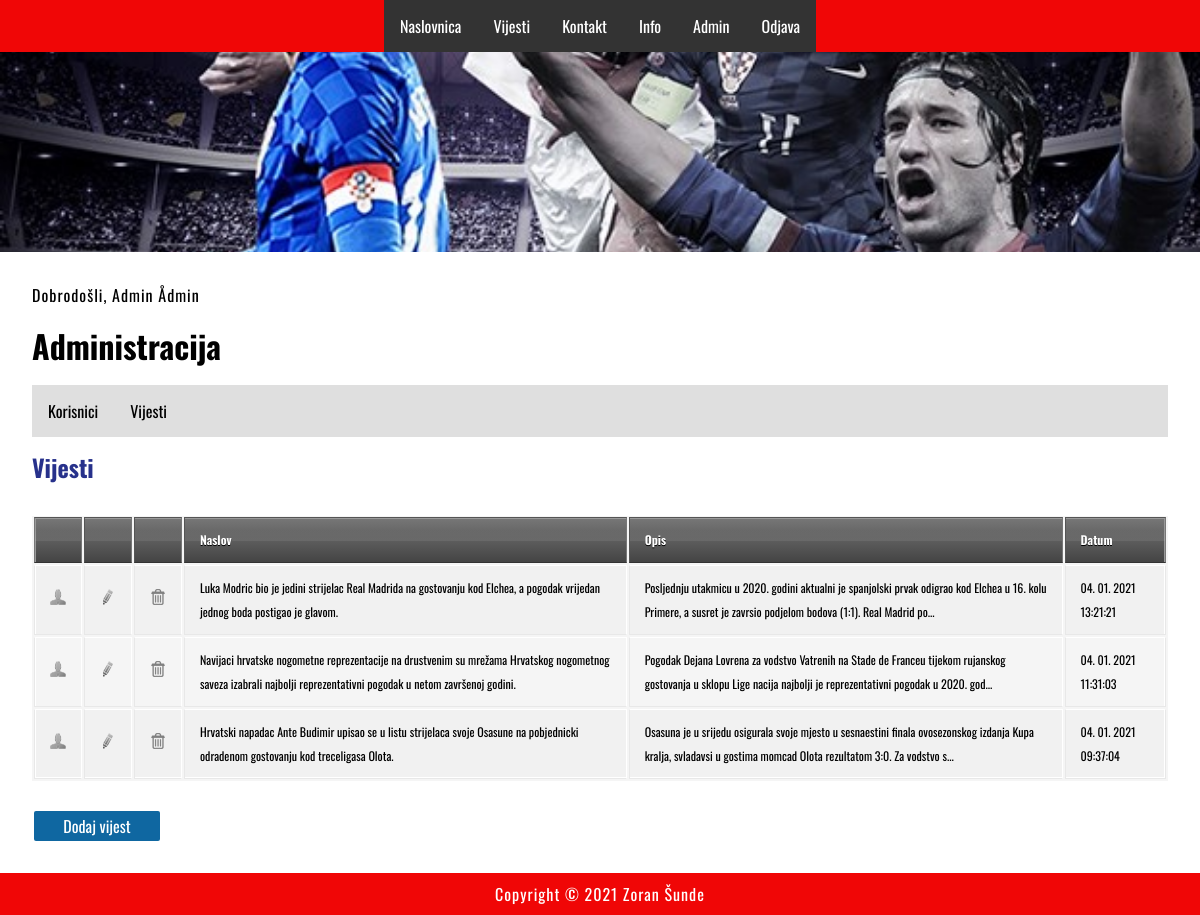
The page /index.php?menu=7&action=2 (signed in) on the database its author committed.
### tables this page shows
CREATE TABLE `news` (
  `id` int(11) NOT NULL,
  `date` timestamp NOT NULL DEFAULT CURRENT_TIMESTAMP ON UPDATE CURRENT_TIMESTAMP,
  `title` varchar(255) NOT NULL,
  `description` TEXT NOT NULL,
  `picture`  varchar(255) NOT NULL,
`archive` enum('Y','N') NOT NULL DEFAULT 'Y'
);

### functions.php (called while the page is built)
<?php
	function pickerDateToMysql($pickerDate){
		$date = DateTime::createFromFormat('Y-m-d H:i:s', $pickerDate);
		return $date->format('d. m. Y H:i:s');
	}
?>

### admin/news.php (the view, shortened to what this page needs)
<?php
	if (isset($_GET['id']) && $_GET['id'] != '') {
		$query  = "SELECT * FROM news";
		$query .= " WHERE id=".$_GET['id'];
		$query .= " ORDER BY date DESC";
		$result = @mysqli_query($MySQL, $query);
		$row = @mysqli_fetch_array($result);
		print '
		<h2>Pregled vijesti</h2>
		<div class="news">
			<img src="news/' . $row['picture'] . '" alt="' . $row['title'] . '" title="' . $row['title'] . '">
			<h2>' . $row['title'] . '</h2>
			' . $row['description'] . '
			<time datetime="' . $row['date'] . '">' . pickerDateToMysql($row['date']) . '</time>
			<hr>
		</div>
		<p><a href="index.php?menu='.$menu.'&amp;action='.$action.'">Nazad</a></p>';
	}
	else {
		print '
		<h2>Vijesti</h2>
		<div id="news">
			<table>
				<thead>
					<tr>
						<th width="16"></th>
						<th width="16"></th>
						<th width="16"></th>
						<th>Naslov</th>
						<th>Opis</th>
						<th>Datum</th>
					</tr>
				</thead>
				<tbody>';
				$query  = "SELECT * FROM news";
				$query .= " ORDER BY date DESC";
				$result = @mysqli_query($MySQL, $query);
				while($row = @mysqli_fetch_array($result)) {
					print '
					<tr>
						<td><a href="index.php?menu='.$menu.'&amp;action='.$action.'&amp;id=' .$row['id']. '"><img src="img/user.png" alt="user"></a></td>
						<td><a href="index.php?menu='.$menu.'&amp;action='.$action.'&amp;edit=' .$row['id']. '"><img src="img/edit.png" alt="uredi"></a></td>
						<td><a href="index.php?menu='.$menu.'&amp;action='.$action.'&amp;delete=' .$row['id']. '"><img src="img/delete.png" alt="obriši"></a></td>
						<td>' . $row['title'] . '</td>
						<td>';
						if(strlen($row['description']) > 160) {
                            echo substr(strip_tags($row['description']), 0, 160).'...';
                        } else {
                            echo strip_tags($row['description']);
                        }
						print '
						</td>
						<td>' . pickerDateToMysql($row['date']) . '</td>
					</tr>';
				}
			print '
				</tbody>
			</table>
			<a href="index.php?menu=' . $menu . '&amp;action=' . $action . '&amp;add=true" class="AddLink">Dodaj vijest</a>
		</div>';
	}
?>

### style.css (style rules this page uses)
body, html { font-family: 'Oswald', sans-serif; margin: 0; font-size: 16px; }
h1,h2 { margin: 0.5em 0; font-size: 2em; }
h2 { font-size: 1.5em; color: #27318b; }
main a { color: #27318b; text-decoration: none; }
p { margin: 1em 0; line-height: 1.4em; letter-spacing: 1px; }
img { width: 100%; }
.AddLink { -moz-border-radius: 2px; border-radius: 2px; -webkit-border-radius: 2px; color: #FFFFFF !important; display: block; background-color: #0f67a1; margin: 8px 2px; padding: 3px; width: 120px; text-align: center; }
table { background: #f5f5f5; border-collapse: separate; box-shadow: inset 0 1px 0 #fff; font-size: 12px; line-height: 24px; margin: 30px auto; text-align: left; width: 100%; }
th { background: url(http://jackrugile.com/images/misc/noise-diagonal.png), linear-gradient(#777, #444); border-left: 1px solid #555; border-right: 1px solid #777; border-top: 1px solid #555; border-bottom: 1px solid #333; box-shadow: inset 0 1px 0 #999; color: #fff; font-weight: bold; padding: 10px 15px; position: relative; text-shadow: 0 1px 0 #000; }
th:after { background: linear-gradient(rgba(255,255,255,0), rgba(255,255,255,.08)); content: ''; display: block; height: 25%; left: 0; margin: 1px 0 0 0; position: absolute; top: 25%; width: 100%; }
th:first-child { border-left: 1px solid #777; box-shadow: inset 1px 1px 0 #999; }
th:last-child { box-shadow: inset -1px 1px 0 #999; }
td { border-right: 1px solid #fff; border-left: 1px solid #e8e8e8; border-top: 1px solid #fff; border-bottom: 1px solid #e8e8e8; padding: 10px 15px; position: relative; transition: all 300ms; }
td:first-child { box-shadow: inset 1px 0 0 #fff; }
td:last-child { border-right: 1px solid #e8e8e8; box-shadow: inset -1px 0 0 #fff; }
tr { background: url(http://jackrugile.com/images/misc/noise-diagonal.png); }
tr:nth-child(odd) td { background: #f1f1f1 url(http://jackrugile.com/images/misc/noise-diagonal.png); }
tr:last-of-type td { box-shadow: inset 0 -1px 0 #fff; }
tr:last-of-type td:first-child { box-shadow: inset 1px -1px 0 #fff; }
tr:last-of-type td:last-child { box-shadow: inset -1px -1px 0 #fff; }

### rows shown on the page
news: title "Luka Modric bio je jedini strijelac Real Madrida na gostovanju kod Elchea, a pogodak vrijedan jednog boda postigao je glavom.", description "Posljednju utakmicu u 2020. godini aktualni je spanjolski prvak odigrao kod Elchea u 16. kolu Primere, a susret je zavrsio podjelom bodova (1:1). Real Madrid po", date "04. 01. 2021 13:21:21"
news: title "Navijaci hrvatske nogometne reprezentacije na drustvenim su mrežama Hrvatskog nogometnog saveza izabrali najbolji reprezentativni pogodak u netom završenoj godini.", description "Pogodak Dejana Lovrena za vodstvo Vatrenih na Stade de Franceu tijekom rujanskog gostovanja u sklopu Lige nacija najbolji je reprezentativni pogodak u 2020. god", date "04. 01. 2021 11:31:03"
news: title "Hrvatski napadac Ante Budimir upisao se u listu strijelaca svoje Osasune na pobjednicki odradenom gostovanju kod treceligasa Olota.", description "Osasuna je u srijedu osigurala svoje mjesto u sesnaestini finala ovosezonskog izdanja Kupa kralja, svladavsi u gostima momcad Olota rezultatom 3:0. Za vodstvo s", date "04. 01. 2021 09:37:04"

### other values the page prints
$_SESSION['message'] "Dobrodošli, Admin Ådmin"
